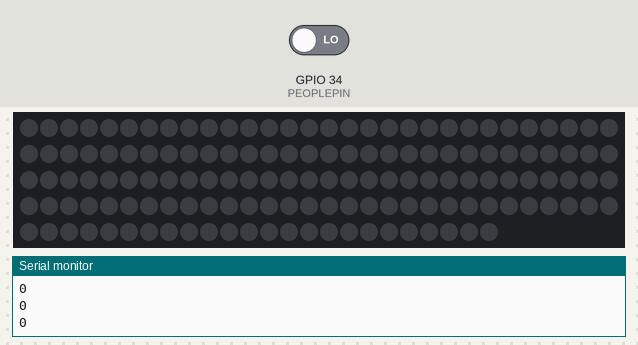
Recording of a sketch running on a simulated ESP32. On the bench: 144 RGB LEDs in strip order, left to right, continuing on the next row, the last lines printed to the serial monitor. The test bench sets the inputs (shaded band); at power-on: GPIO 34 (PEOPLEPIN) LOW. Dim RGB values are drawn brighter than linear; colours are those a GRB WS2812 strip shows for the declared byte order.

Above: at 3.2 s.
3.3 s: GPIO 34 (PEOPLEPIN) driven HIGH
At 3.79 s:
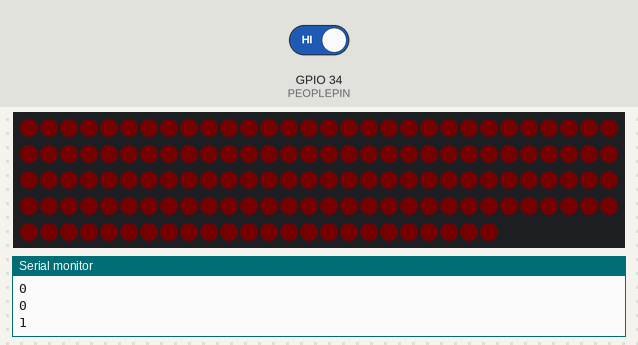
6.3 s: GPIO 34 (PEOPLEPIN) driven LOW
At 8.8 s:
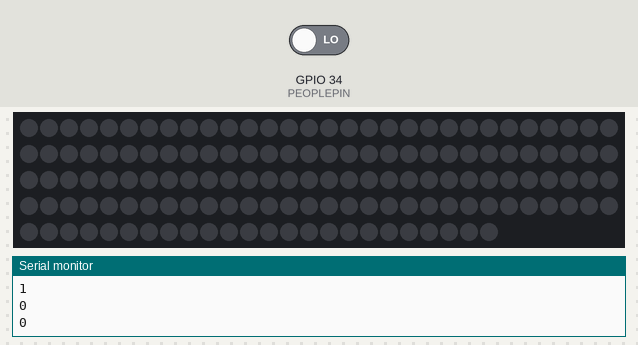
9.3 s: GPIO 34 (PEOPLEPIN) driven HIGH
At 13.4 s:
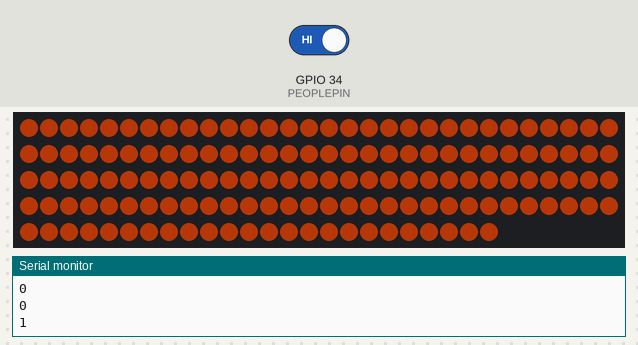
Timing chart, 0 to 14.9 s (numbered marks = the images above; inputs shaded):
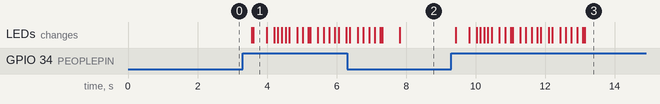

The sketch:

hallway-light.ino
```cpp
#include <FastLED.h>

#define NUM_LEDS 144

//led pin
#define DATA_PIN 5

#define PEOPLEPIN 34

CRGB leds[NUM_LEDS];

int people = 0;

int lighting = 0;

void setup() {
  Serial.begin(115200);
  pinMode(PEOPLEPIN, INPUT);
  delay(2000);
  FastLED.addLeds<WS2812B, DATA_PIN, RGB>(leds, NUM_LEDS);
}


void loop() {

   people = digitalRead(PEOPLEPIN);

   Serial.println(people);

  if(people == 1 && lighting == 0){
    lighting =1;
    for (int i= 0 ;i<70; i++){
      fill_solid(leds, 144, CHSV(85,200,i*2));
      delay(50);
      FastLED.show();
    }
  }

  if(people == 0 && lighting == 1){
    lighting =0;
    fill_solid(leds, 144, CRGB::Black);
    FastLED.show();
  }

  delay(500);
}
```

Measured:
- after the input at 6.3 s, the LEDs: first differ from a run without the input after 1.5 s (image 2)
- after the input at 9.3 s, the LEDs: first change after 0.13 s (image 3 shows a later state)
